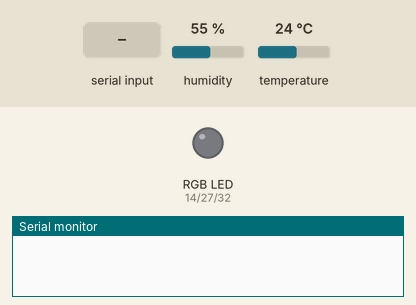
This program was run on a simulated ESP32. Parts: an RGB LED mixed from three pins (HIGH = lit), the last lines printed to the serial monitor. Inputs (shaded band) come from the test bench; at power-on: humidity 55 %, temperature 24 °C. Dim RGB values are drawn brighter than linear.

Above: at 1.2 s.
1.3 s: "R:90\n" received over Serial
At 2.45 s:
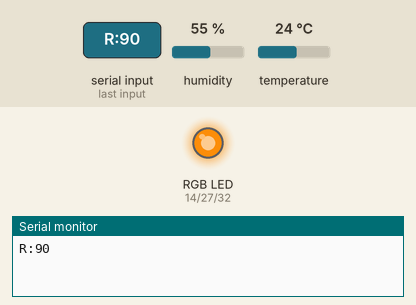
At 3.36 s:
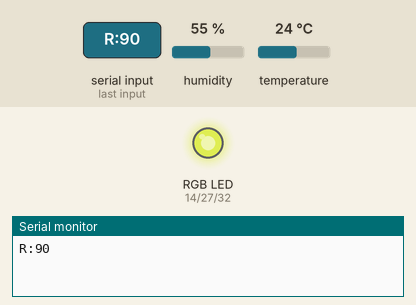
4.8 s: "C90\n" received over Serial
At 5.6 s:
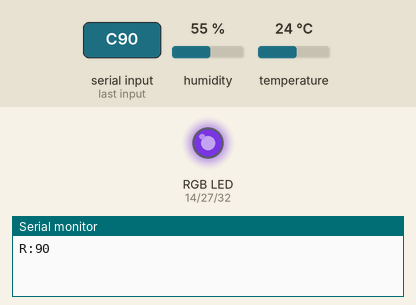
8.8 s: "R90\n" received over Serial
12.3 s: "C 45\n" received over Serial
18.7 s: "C:90-45-200\n" received over Serial
Timing chart, 0 to 46.7 s (numbered marks = the images above; inputs shaded):
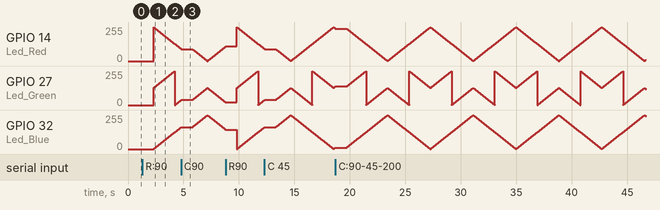

The program:

main.cpp
```cpp
#include <Arduino.h>
#include <Adafruit_Sensor.h>
#include <DHT.h>

#define DHTPIN 17
#define DHTTYPE DHT22
#define PWM_FREQ 32000
#define PWM_RESOLUTION 8

DHT dht(DHTPIN, DHTTYPE);
void updateData();
void setupPWM(int pin);
void analogWrite(int pin, uint8_t val);
String get_color_string(String var);
void color_mode(const String &var);
void set_color(int r, int g, int b);
bool check_message();
void process_message();

long timeSinceLastUpdate = 0;
const int Update_Data_Interval = 2;

int red = 0;
int green = 0;
int blue = 0;
int rainbow = 0;
int Led_Green = 27;
int Led_Red = 14;
int Led_Blue = 32;
int _adc = 0;
int ADC_MAP[48] = {
    -1, -1, -1, -1, -1, -1, -1, -1,
    -1, -1, -1, -1, -1, -1, -1, -1,
    -1, -1, -1, -1, -1, -1, -1, -1,
    -1, -1, -1, -1, -1, -1, -1, -1,
    -1, -1, -1, -1, -1, -1, -1, -1,
    -1, -1, -1, -1, -1, -1, -1, -1};
String message = "";
int messageFlag = 0;

void setup()
{
  // put your setup code here, to run once:
  Serial.begin(115200);
  delay(10);
  pinMode(Led_Red, OUTPUT);
  pinMode(Led_Green, OUTPUT);
  pinMode(Led_Blue, OUTPUT);
  dht.begin();
}

void loop()
{
  // put your main code here, to run repeatedly:
  if (millis() - timeSinceLastUpdate > (1000L * Update_Data_Interval))
  {
    updateData();
    timeSinceLastUpdate = millis();
  }
  if (Serial.available() > 0 || messageFlag == 1)
  {
    if (!messageFlag)
      message = Serial.readString();
    process_message();
  }
}

void process_message()
{
  if(message == "") return;
  if (message[0] == 'C')
  {
    Serial.println(message);
    sscanf(message.c_str(), "C:%d-%d-%d", &red, &green, &blue);
    if (!rainbow)
      set_color(red, green, blue);
  }
  else if (message[0] == 'R')
  {
    Serial.println(message);
    sscanf(message.c_str(), "R:%d", &rainbow);
    if (rainbow)
      color_mode("rainbow");
    else
      set_color(red, green, blue);
  }
  message = "";
  messageFlag = 0;
}

bool check_message()
{
  if (Serial.available() > 0)
  {
    message = Serial.readString();
    messageFlag = 1;
    if (message[0] != 'R')
    {
      process_message();
      return false;
    }
    process_message();
    return true;
  }
  else
  {
    return false;
  }
}

void updateData()
{
  float h = dht.readHumidity();
  float t = dht.readTemperature();
  if (isnan(h) || isnan(t))
  {
    Serial.println(F("Failed to read from DHT sensor!"));
    return;
  }
  float hic = dht.computeHeatIndex(t, h, false);
  Serial.println("D:" + String(t) + '-' + String(h) + '-' + String(hic));
  return;
}

void setupPWM(int pin)
{
  pinMode(pin, OUTPUT);
#ifdef USE_SIGMADELTA
  sigmaDeltaSetup(_adc, PWM_FREQ);
  sigmaDeltaAttachPin(pin, _adc);
#else
  ledcSetup(_adc, PWM_FREQ, PWM_RESOLUTION);
  ledcAttachPin(pin, _adc);
#endif
  ADC_MAP[pin] = _adc;
  _adc = _adc + 1;
}

void analogWrite(int pin, uint8_t val)
{
  if (ADC_MAP[pin] == -1)
    setupPWM(pin);
#ifndef USE_SIGMADELTA
  ledcWrite(ADC_MAP[pin], val);
#else
  sigmaDeltaWrite(ADC_MAP[pin], val);
#endif
}

String get_color_string(String var)
{
  int i = var.length() - 1;
  for (; i >= 0; i--)
  {
    if (var[i] == ' ')
    {
      i++;
      break;
    }
  }
  if (i < 0)
    i = 0;
  for (int j = i; j < var.length() - 1; j++)
  {
    if (var[j] >= 'A' && var[j] <= 'Z')
      var[j] = var[j] - 'A' + 'a';
  }
  return var.substring(i);
}

void set_color(int r, int g, int b)
{
  analogWrite(Led_Red, r);
  analogWrite(Led_Green, g);
  analogWrite(Led_Blue, b);
  return;
}

void color_mode(const String &var)
{
  if (!strcmp(var.c_str(), "red"))
  {
    analogWrite(Led_Red, 255);
    analogWrite(Led_Blue, 0);
    analogWrite(Led_Green, 0);
    return;
  }
  if (!strcmp(var.c_str(), "blue"))
  {
    analogWrite(Led_Red, 0);
    analogWrite(Led_Blue, 255);
    analogWrite(Led_Green, 0);
    return;
  }
  if (!strcmp(var.c_str(), "green"))
  {
    analogWrite(Led_Red, 0);
    analogWrite(Led_Blue, 0);
    analogWrite(Led_Green, 255);
    return;
  }
  if (!strcmp(var.c_str(), "green"))
  {
    analogWrite(Led_Red, 0);
    analogWrite(Led_Blue, 0);
    analogWrite(Led_Green, 255);
    return;
  }
  if (!strcmp(var.c_str(), "rainbow"))
  {
    int val;
    while (1)
    {
      for (val = 255; val > 0; val--)
      {
        analogWrite(Led_Red, val);
        analogWrite(Led_Blue, 255 - val);
        analogWrite(Led_Green, 128 - val);
        if (check_message()){
          return;
        }
        delay(15);
      }
      updateData();
      for (val = 0; val < 255; val++)
      {
        analogWrite(Led_Red, val);
        analogWrite(Led_Blue, 255 - val);
        analogWrite(Led_Green, 128 - val);
        if (check_message()){
          return;
        }
        delay(15);
      }
      updateData();
    }
    return;
  }
  if (!strcmp(var.c_str(), "off"))
  {
    analogWrite(Led_Red, 0);
    analogWrite(Led_Blue, 0);
    analogWrite(Led_Green, 0);
    return;
  }
  return;
}
```

Measured:
- after the input at 1.3 s, GPIO 32 (Led_Blue): moves from 0/255 to 164/255 over 2.5 s, starting after 1.0 s
